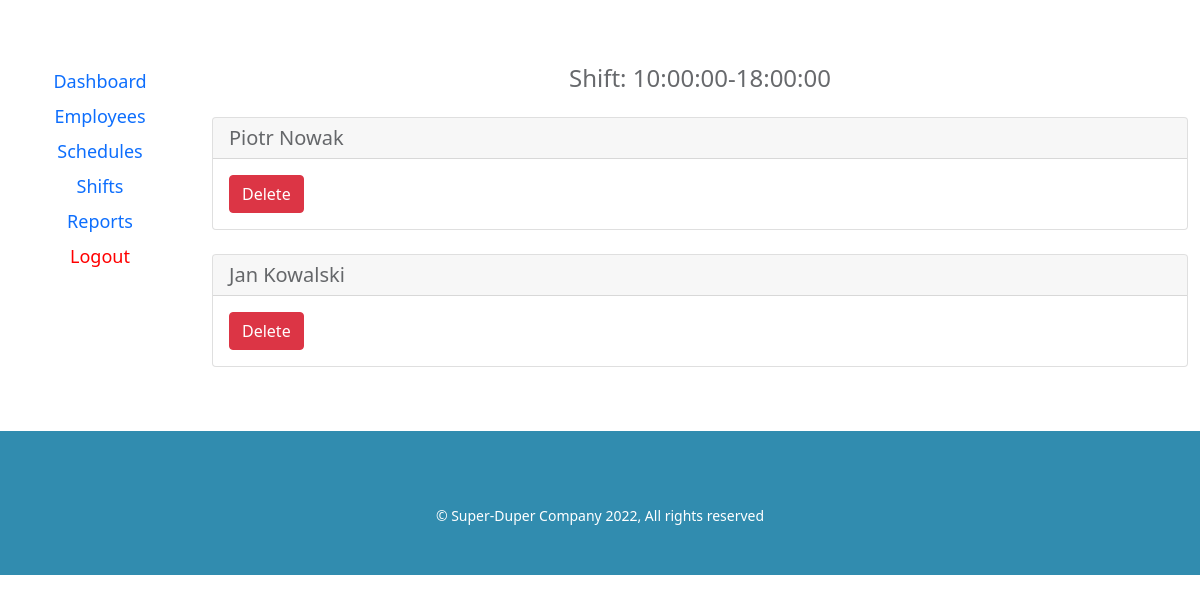
The app's page /users/employee_schedule/4 (signed in) with its own data.
### shifts/models.py (models this page shows)
class Shifts(models.Model):
    shift_start_time = models.TimeField()
    shift_end_time = models.TimeField()
    def __str__(self):
        shift_title = str(self.shift_start_time) + "-" + str(self.shift_end_time)
        return shift_title

### schedules/models.py (models this page shows, shortened)
class Schedules(models.Model):
    schedule_start_date = models.DateField()
    schedule_end_date = models.DateField()
    shift_id = models.ForeignKey(Shifts, on_delete=models.CASCADE)
    employee_id = models.ForeignKey(Employee, on_delete=models.CASCADE)

### employees/models.py (models this page shows)
class Employee(models.Model):
    user = models.OneToOneField(User, on_delete=models.CASCADE)
    employee_PESEL = models.IntegerField()
    employment_join_date = models.DateField()
    employment_end_date = models.DateField()
    def __str__(self):
        schedule_title = str(self.user.first_name) + " " + str(self.user.last_name)
        return schedule_title

### users/views.py (the view)
# urls.py: path('employee_schedule/<int:pk>', views.employee_schedule, name='employee_schedule'),
@login_required
def employee_schedule(request, pk):
    shift = Shifts.objects.filter(pk=pk).first()
    schedule_list = Schedules.objects.filter(shift_id=pk)
    context = {"schedule_list": schedule_list, "shift": shift}
    return render(request, "users/employees_schedule.html", context)

### templates/users/employees_schedule.html (shortened to what this page needs)
{% extends "users/base_dashboard.html" %}
{% load crispy_forms_tags %}
{% load static %}
{% block content %}
<div class="" id="card">
    <h4 class="text-center font-weight-normal">Shift: {{ shift }}</h4>
    {% for schedule in schedule_list %}
        <div class="card mt-4">
            <h5 class="card-header">{{ schedule.employee_id }}</h5>
          <div class="card-body">
            <a href="{% url 'users:delete_schedule' schedule.id %}" class="btn btn-danger">Delete</a>
          </div>
        </div>
    {% endfor %}
</div>
{% endblock %}

### records on screen
Shifts: shift_start_time+shift_end_time "10:00:00-18:00:00"
Schedules: employee_id "Piotr Nowak"
Schedules: employee_id "Jan Kowalski"

### other values on screen
{{ current_year }} "2022"
